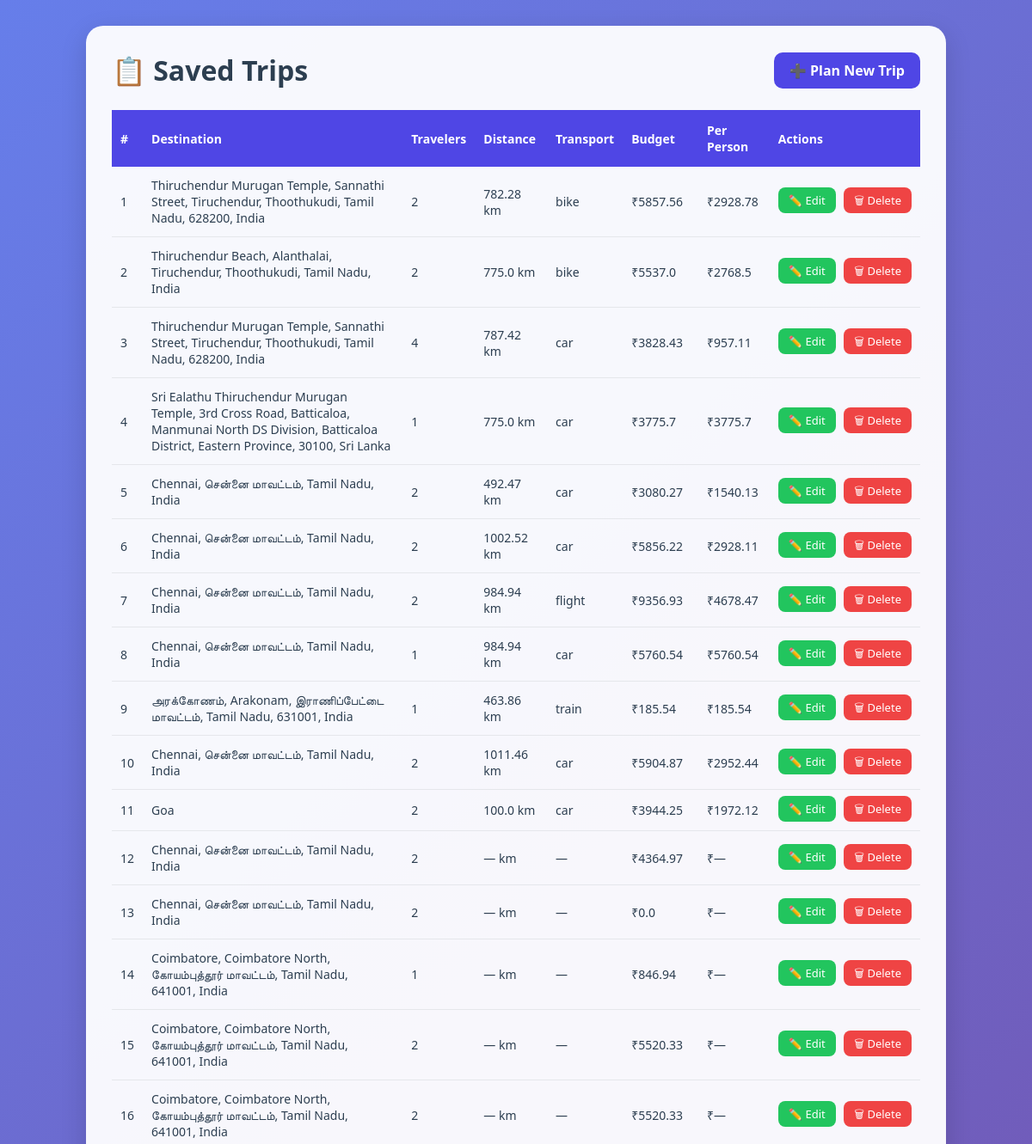
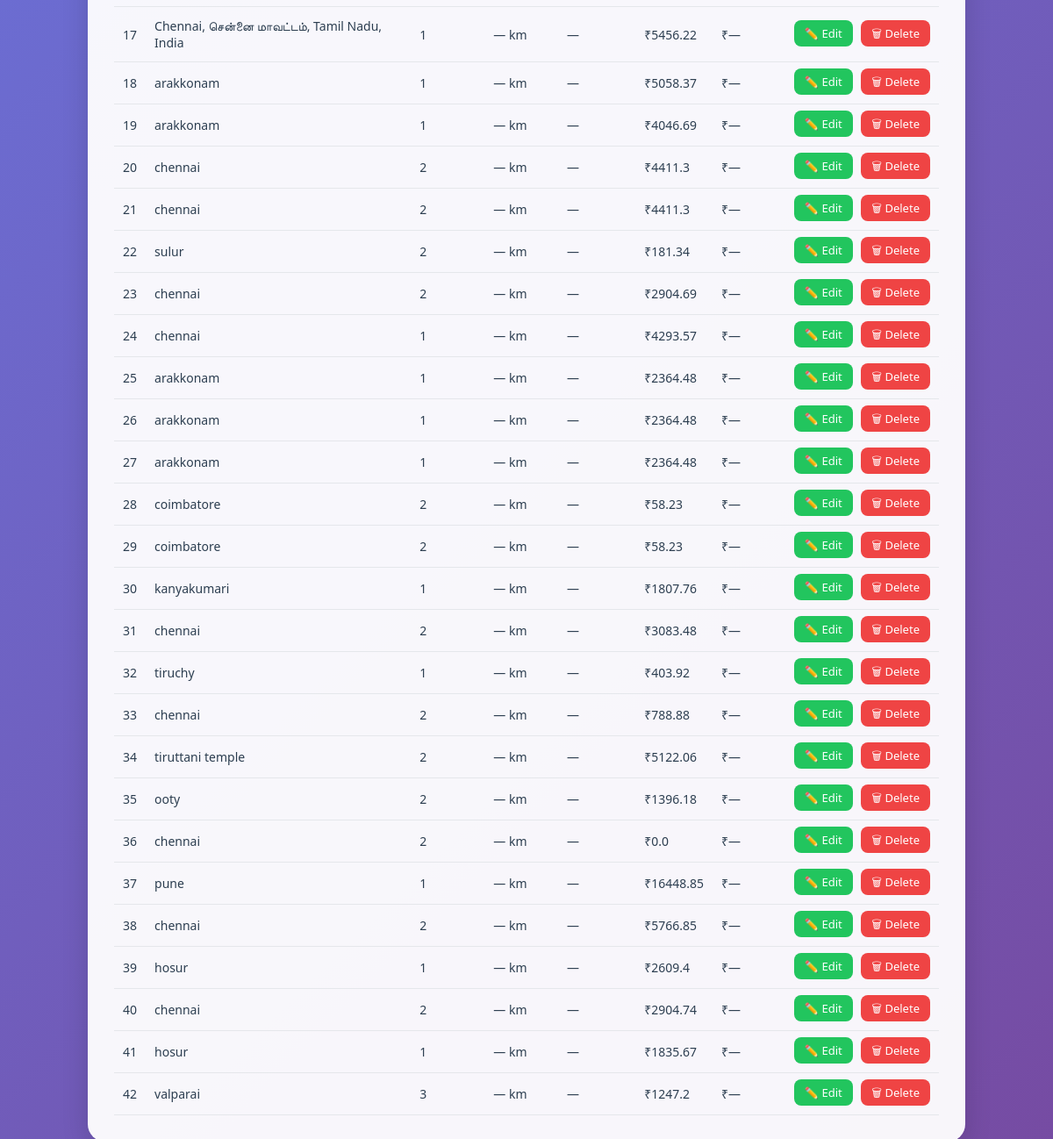
The page /trips on the database as committed earlier (2 pictures, top to bottom).
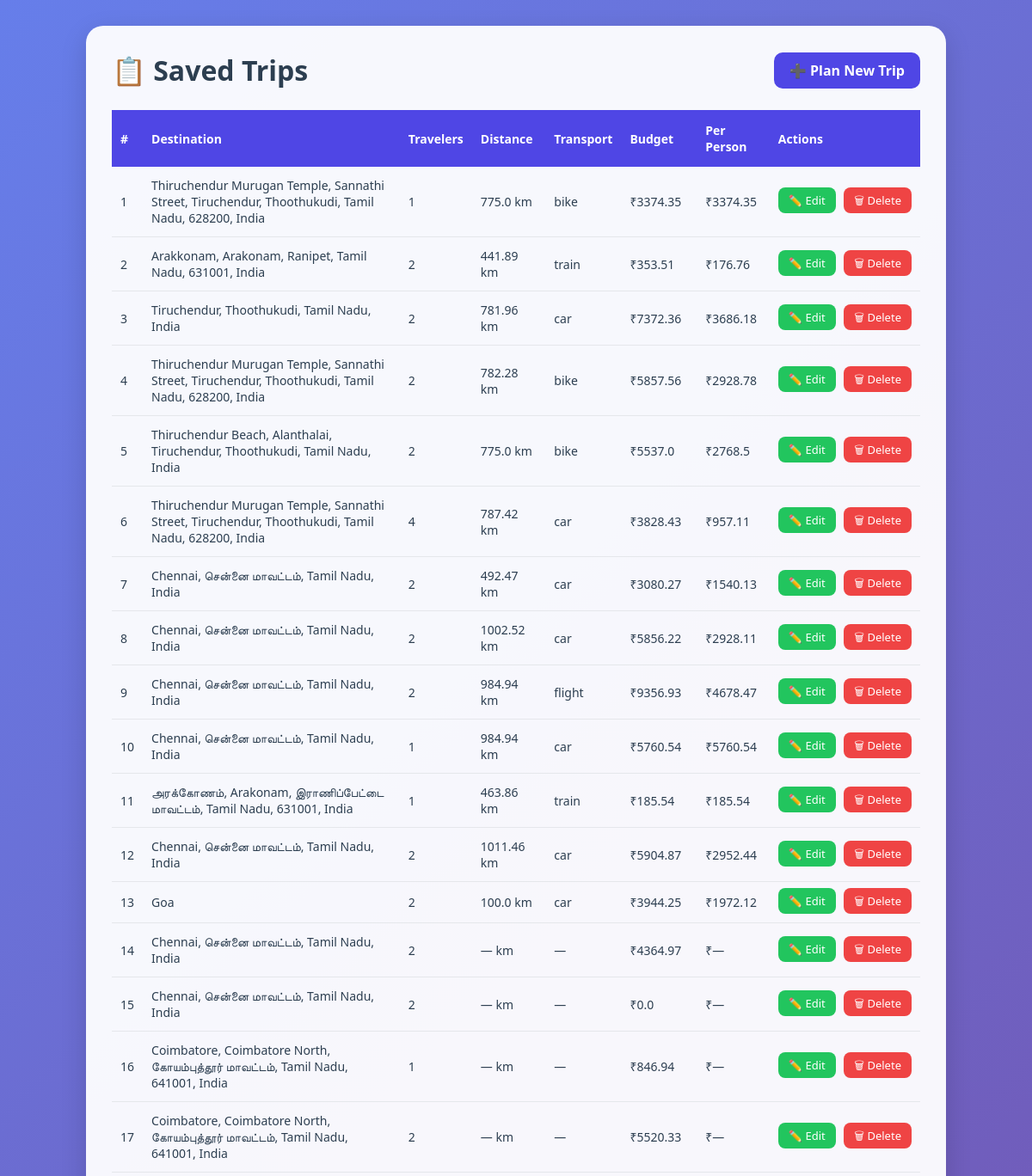
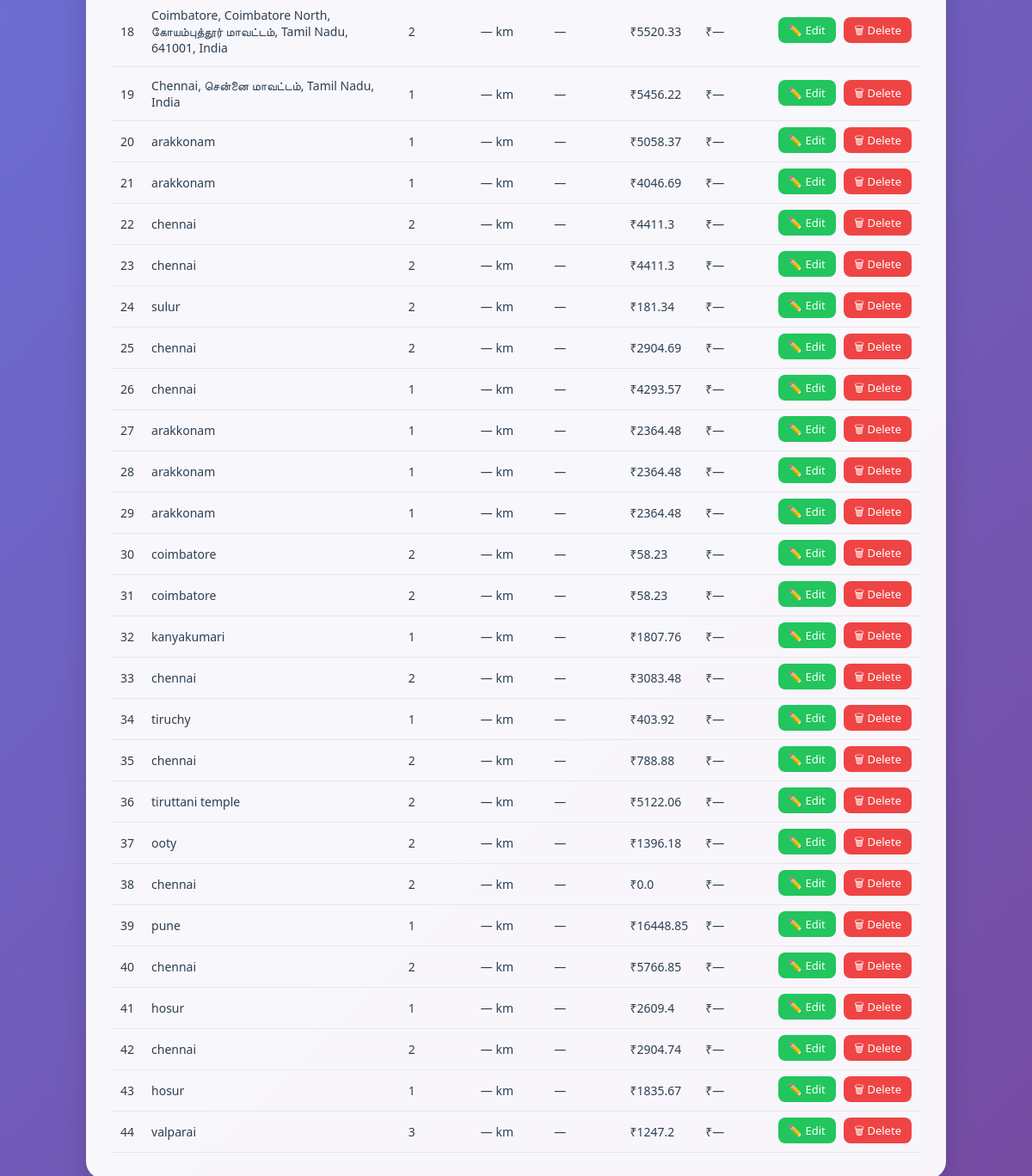
The same page on the database as committed later (2 pictures, top to bottom).
### tables this page shows
CREATE TABLE trips (
            id INTEGER PRIMARY KEY AUTOINCREMENT,
            destination TEXT,
            travelers INTEGER,
            total_distance REAL,
            transport_mode TEXT,
            transport_cost REAL,
            fuel_type TEXT,
            fuel_price REAL,
            fuel_cost REAL,
            food_cost REAL,
            room_cost REAL,
            toll_charges REAL,
            parking_fee REAL,
            vehicle_type TEXT,
            vehicle_rental_cost REAL,
            places_fee_total REAL,
            total_budget REAL,
            cost_per_person REAL
        );

### app.py (the view)
@app.route("/trips")
def trips():
    conn = get_db()
    rows = conn.execute(
        "SELECT * FROM trips ORDER BY id DESC"
    ).fetchall()
    conn.close()
    return render_template("trips.html", trips=rows)

### app.py (called while the page is built)
def get_db():
    conn = sqlite3.connect("travel_budget.db")
    conn.row_factory = sqlite3.Row
    return conn

### templates/trips.html (shortened to what this page needs)
<!DOCTYPE html>
<html lang="en">
<head>
    <link rel="stylesheet" href="{{ url_for('static', filename='style.css') }}">
    <link rel="stylesheet" href="{{ url_for('static', filename='trip.css') }}">
</head>
<body>
<div class="container">
<div class="top-bar">
    <h1>📋 Saved Trips</h1>
    <a href="/planner" class="back-btn">➕ Plan New Trip</a>
</div>
    {% if trips %}
    <table>
        <thead>
            <tr>
                <th>#</th>
                <th>Destination</th>
                <th>Travelers</th>
                <th>Distance</th>
                <th>Transport</th>
                <th>Budget</th>
                <th>Per Person</th>
                <th>Actions</th>
            </tr>
        </thead>
        <tbody>
            {% for trip in trips %}
            <tr>
                <td>{{ loop.index }}</td>
                <td>{{ trip['destination'] }}</td>
                <td>{{ trip['travelers'] }}</td>
                <td>{{ trip['total_distance'] or '—' }} km</td>
                <td>{{ trip['transport_mode'] or '—' }}</td>
                <td>₹{{ trip['total_budget'] }}</td>
                <td>₹{{ trip['cost_per_person'] or '—' }}</td>
                <td class="actions">
                    <a href="/edit/{{ trip['id'] }}" class="edit-btn">✏️ Edit</a>
                    <a href="/delete/{{ trip['id'] }}" class="delete-btn"
                       onclick="return confirm('Delete this trip?')">🗑 Delete</a>
                </td>
            </tr>
            {% endfor %}
        </tbody>
    </table>
    {% else %}
        <div class="empty">No trips saved yet. <a href="/planner">Plan your first trip!</a></div>
    {% endif %}
</div>
</body>
</html>

### static/style.css (style rules this page uses)
* { margin: 0; padding: 0; box-sizing: border-box; }
body { font-family: 'Segoe UI', Tahoma, sans-serif; background: linear-gradient(135deg, #667eea, #764ba2); min-height: 100vh; padding: 30px; color: #2c3e50; }
.container { max-width: 1000px; margin: auto; background: rgba(255, 255, 255, 0.92); padding: 30px; border-radius: 20px; box-shadow: 0 10px 30px rgba(0, 0, 0, 0.15); }
.top-bar { position: relative; display: flex; justify-content: space-between; align-items: center; margin-bottom: 25px; flex-wrap: wrap; gap: 15px; }
h1 { color: #2c3e50; }
.saved-trips-btn, .back-btn { display: inline-block; text-decoration: none; background: #ff6b00; color: white; padding: 10px 18px; border-radius: 10px; font-weight: 600; }
.back-btn { background: #4f46e5; }

### static/trip.css (style rules this page uses)
body { background: linear-gradient(135deg, #667eea, #764ba2); }
.container { background: rgba(255, 255, 255, 0.95); }
table { width: 100%; border-collapse: collapse; margin-top: 20px; }
th { background: #4f46e5; color: white; padding: 14px 10px; text-align: left; font-size: 14px; }
td { padding: 12px 10px; border-bottom: 1px solid #e5e7eb; font-size: 14px; }
.actions { white-space: nowrap; }
.edit-btn { background: #22c55e; color: white; padding: 6px 12px; border-radius: 8px; text-decoration: none; font-size: 13px; margin-right: 6px; }
.delete-btn { background: #ef4444; color: white; padding: 6px 12px; border-radius: 8px; text-decoration: none; font-size: 13px; }

Rows that differ between the two databases and show on the page:
removed trips: destination "Sri Ealathu Thiruchendur Murugan Temple, 3rd Cross Road, Batticaloa, Manmunai North DS Division, Batticaloa District, Eastern Province, 30100, Sri Lanka", travelers "1", total_distance "775.0", transport_mode "car", total_budget "3775.7", cost_per_person "3775.7"
added trips: destination "Thiruchendur Murugan Temple, Sannathi Street, Tiruchendur, Thoothukudi, Tamil Nadu, 628200, India", travelers "1", total_distance "775.0", transport_mode "bike", total_budget "3374.35", cost_per_person "3374.35"
added trips: destination "Arakkonam, Arakonam, Ranipet, Tamil Nadu, 631001, India", travelers "2", total_distance "441.89", transport_mode "train", total_budget "353.51", cost_per_person "176.76"
added trips: destination "Tiruchendur, Thoothukudi, Tamil Nadu, India", travelers "2", total_distance "781.96", transport_mode "car", total_budget "7372.36", cost_per_person "3686.18"
